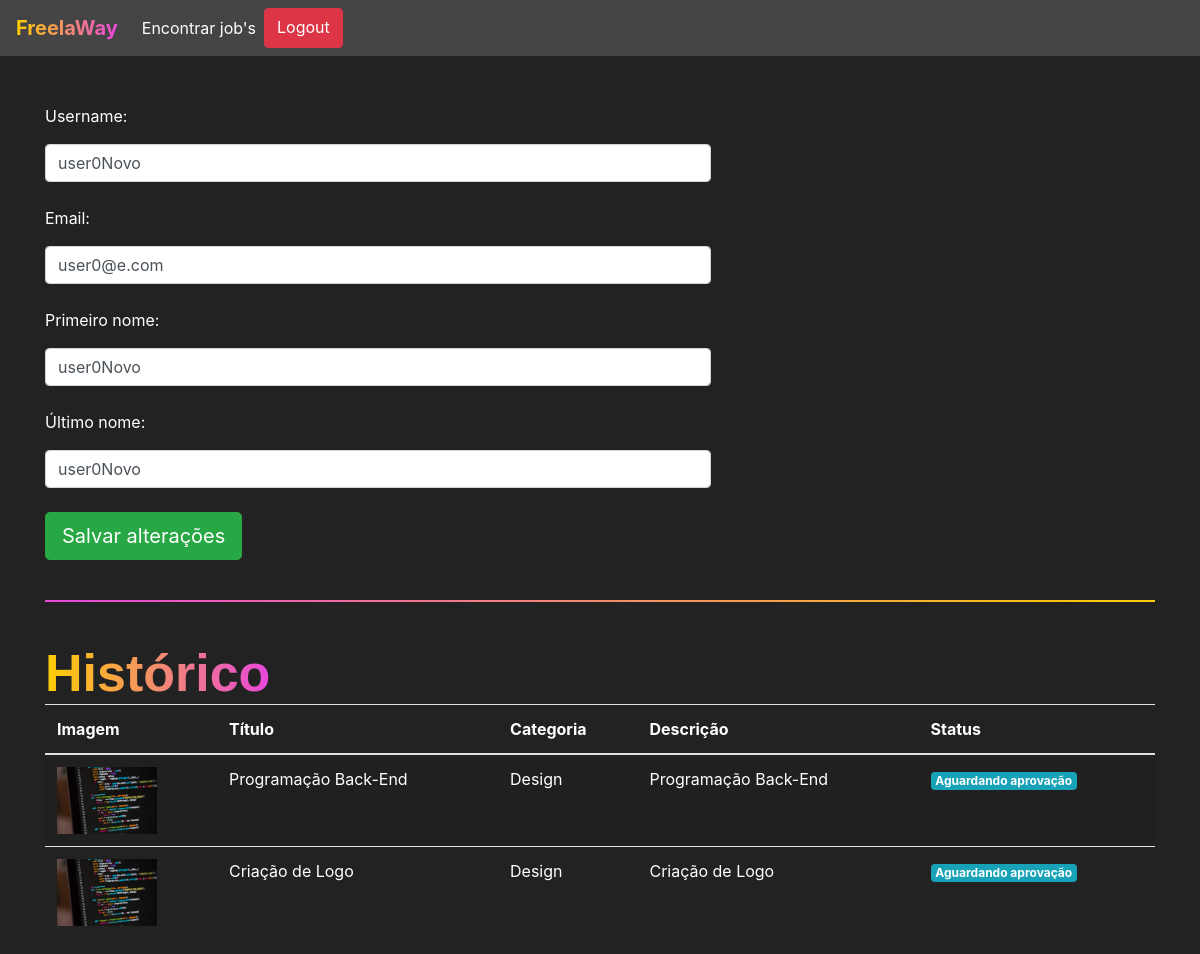
Page /jobs/perfil/ (signed in) on the earlier database version.
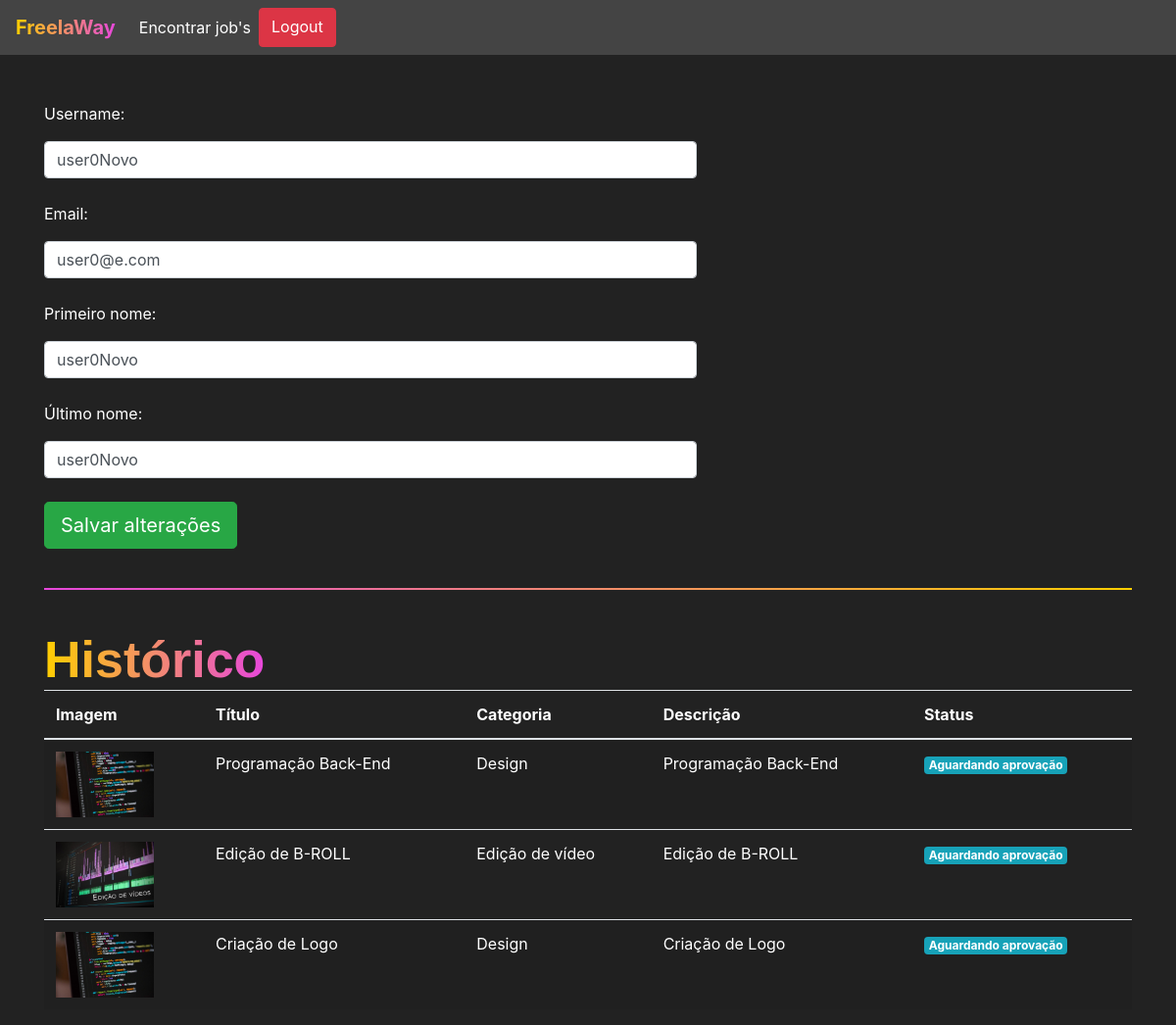
Same page on the later database version.
### jobs/models.py (models this page shows, shortened)
class Jobs(models.Model):
    categoria_choices = (('D', 'Design'),
                        ('EV', 'Edição de Vídeo'))
    status_choices = (('C', 'Em criação'),
                ('AA', 'Aguardando aprovação'),
                ('F', 'Finalizado'))
    titulo = models.CharField(max_length=200)
    descricao = models.TextField()
    categoria = models.CharField(max_length=2, choices=categoria_choices, default="D")
    prazo_entrega = models.DateTimeField()
    preco = models.FloatField()
    referencias = models.ManyToManyField(Referencias)
    profissional = models.ForeignKey(User, on_delete=models.DO_NOTHING, null=True, blank=True)
    reservado = models.BooleanField(default=False)
    status = models.CharField(max_length=2, choices=status_choices, default='C')
    arquivo_final = models.FileField(null=True)

class Referencias(models.Model):
    arquivo = models.FileField(upload_to='referencias')
    def __str__(self) -> str:
        return self.arquivo.url

### jobs/views.py (the view, shortened to what this page needs)
# urls.py: path('perfil/', views.perfil, name="perfil"),
@login_required(login_url='/auth/logar')
def perfil(request):
    if request.method == "GET":
        jobs = Jobs.objects.filter(profissional=request.user)
        return render(request, 'perfil.html', {'jobs': jobs})
    return redirect('/jobs/perfil')

### jobs/templates/perfil.html (shortened to what this page needs)
{% extends 'base.html' %}
{% load static %}
{% block 'head' %}
    <link rel="stylesheet" href="{% static 'jobs/css/encontrar_jobs.css' %}">
    <link rel="stylesheet" href="{% static 'jobs/css/perfil.css' %}">
{% endblock %}
{% block 'body' %}
    <br>
    <br>
    <div class="container">
        <div style="width: 60%">
            <form action="{% url 'perfil' %}" method="POST">{% csrf_token %}
                <p>Username:</p>
                <input type="text" class="form-control" value="{{user.username}}" name="username">
                <br>
                <p>Email:</p>
                <input type="email" class="form-control" value="{{user.email}}" name="email">
                <br>
                <p>Primeiro nome:</p>
                <input type="text" class="form-control" value="{{user.first_name}}" name="primeiro_nome">
                <br>
                <p>Último nome:</p>
                <input type="text" class="form-control" value="{{user.last_name}}" name="ultimo_nome">
                <br>
                <input type="submit" class="btn btn-success btn-lg" value="Salvar alterações">
            </form>
        </div>
        <br>
        <hr class="borda-degrade">
        <br>
        <h4 class="titulo">Histórico</h4>
        <table style="background-color: #222; color: white;" class="table table-striped">
            <thead>
                <tr>
                <th scope="col">Imagem</th>
                <th scope="col">Título</th>
                <th scope="col">Categoria</th>
                <th scope="col">Descrição</th>
                <th scope="col">Status</th>
                </tr>
            </thead>
            <tbody>
                {% for job in jobs %}
                    <tr>
                    <th scope="row"><img width="100px" src="{{job.referencias.all.0}}"></th>
                    <td>{{job.titulo}} </td>
                    <td>{% if job.categoria == 'D'%}
                        Design
                        {% elif job.categoria == 'EV'%}
                        Edição de vídeo
                        {% endif %}
                    </td>
                    <td>{{job.descricao}}</td>
                    <td>{% if job.status == 'AA'%}
                        <span class="badge badge-info">Aguardando aprovação</span>
                        {% elif job.status == 'C' %}
                        <button class="badge badge-primary" data-toggle="modal" data-target="#modal-job-{{job.id}}">Em criação</button>
                        {% else %}
                        <span class="badge badge-success">Finalizado</span>
                        {% endif %}
                    </td>
                    </tr>
                {% endfor %}
            </tbody>
        </table>
    </div>
{% endblock %}

### templates/base.html (shortened to what this page needs)
<!doctype html>
<html lang="pt-br">
<head>
{% block 'head' %}
{% endblock %}
<link rel="stylesheet" href="https://cdn.jsdelivr.net/npm/bootstrap@4.6.1/dist/css/bootstrap.min.css">
</head>
<body class="fundo">
{% if user.is_authenticated %}
    <nav style="background-color: #444;" class="navbar navbar-expand-lg navbar-dark">
    <a class="navbar-brand" href="{% url 'perfil' %}"><span class="font-degrade-nav">FreelaWay</span></a>
        <div class="collapse navbar-collapse" id="navbarNav">
            <ul class="navbar-nav">
                <li class="nav-item active">
                    <a class="nav-link" href="{% url 'encontrar_jobs' %}">Encontrar job's</a>
                </li>
                <a style="text-align:right;" class="btn btn-danger" href="{% url 'sair' %}">Logout</a>
            </ul>
        </div>
    </nav>
{% endif %}
{% block 'body' %}{% endblock %}

### templates/static/jobs/css/encontrar_jobs.css (style rules this page uses)
.fundo { background-color: #222; color: white; }
.titulo { font-family: Arial, Helvetica, sans-serif; font-weight: bold; font-size: 52px; display: inline; background-image: linear-gradient(90deg, rgba(255,207,0,1) 0%, rgba(231,71,220,1) 100%); background-clip: text; -webkit-background-clip: text; color: transparent; padding-bottom: 10px; }

### templates/static/jobs/css/perfil.css (style rules this page uses)
.fundo { background-color: #222; color: white; }
.borda-degrade { border: 1px solid transparent; border-image: linear-gradient(90deg,rgba(231,71,220,1) 0%,rgba(255,207,0,1) 100%); border-image-slice: 1; }
.titulo { font-family: Arial, Helvetica, sans-serif; font-weight: bold; font-size: 52px; display: inline; background-image: linear-gradient(90deg, rgba(255,207,0,1) 0%, rgba(231,71,220,1) 100%); background-clip: text; -webkit-background-clip: text; color: transparent; padding-bottom: 10px; }

### templates/base.html (style rules this page uses)
.font-degrade-nav { background-image: linear-gradient(90deg, rgba(255,207,0,1) 0%, rgba(231,71,220,1) 100%); background-clip: text; -webkit-background-clip: text; color: transparent; padding-bottom: 10px; font-size: 20px; font-weight: bold; }

Differences in the rows shown:
now on this page (row edited): Jobs: referencias.all.0 (picture), titulo "Edição de B-ROLL", categoria "Edição de vídeo", descricao "Edição de B-ROLL", status "Aguardando aprovação"
